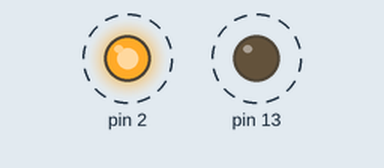
Recording of a sketch running on a simulated Arduino Uno, built with avr-gcc and run on an emulated ATmega328P. Parts: output pins drawn as LEDs (lit = HIGH). Dashed ring = blinking.

Above: at 0.05 s.
Timing chart, 0 to 3.0 s (numbered marks = the images above):
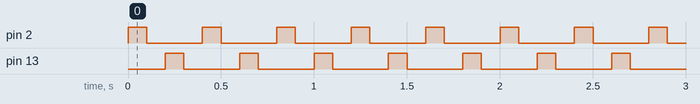

Measured:
- by itself, pin 2, pin 13: alternates HIGH for 0.10 s and LOW for 0.30 s

The sketch:

blink.ino
```cpp
// Setup Pins for output
void setup() {

  // First output
  pinMode(2, OUTPUT);

  // Second output
  pinMode(13, OUTPUT);
}

// Loop
void loop() {

  // Blink first output
  digitalWrite(2, HIGH); // LED on
  delay(100);
  digitalWrite(2, LOW); // LED off
  delay(100);

  // Blink second output
  digitalWrite(13, HIGH); // LED on
  delay(100);
  digitalWrite(13, LOW); // LED off
  delay(100);
}
```
